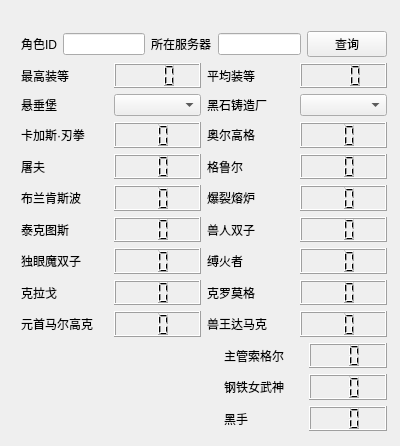
<?xml version="1.0" encoding="UTF-8"?>
<ui version="4.0">
 <class>Widget</class>
 <widget class="QWidget" name="Widget">
  <property name="geometry">
   <rect>
    <x>0</x>
    <y>0</y>
    <width>400</width>
    <height>446</height>
   </rect>
  </property>
  <property name="windowTitle">
   <string>Widget</string>
  </property>
  <widget class="QWidget" name="layoutWidget">
   <property name="geometry">
    <rect>
     <x>10</x>
     <y>20</y>
     <width>388</width>
     <height>422</height>
    </rect>
   </property>
   <layout class="QVBoxLayout" name="verticalLayout">
    <item>
     <layout class="QHBoxLayout" name="horizontalLayout_24">
      <item>
       <layout class="QHBoxLayout" name="horizontalLayout">
        <item>
         <widget class="QLabel" name="label">
          <property name="text">
           <string>角色ID</string>
          </property>
         </widget>
        </item>
        <item>
         <widget class="QLineEdit" name="lineEdit"/>
        </item>
       </layout>
      </item>
      <item>
       <layout class="QHBoxLayout" name="horizontalLayout_2">
        <item>
         <widget class="QLabel" name="label_2">
          <property name="text">
           <string>所在服务器</string>
          </property>
         </widget>
        </item>
        <item>
         <widget class="QLineEdit" name="lineEdit_2"/>
        </item>
        <item>
         <widget class="QPushButton" name="pushButton">
          <property name="text">
           <string>查询</string>
          </property>
         </widget>
        </item>
       </layout>
      </item>
     </layout>
    </item>
    <item>
     <layout class="QHBoxLayout" name="horizontalLayout_25">
      <item>
       <layout class="QHBoxLayout" name="horizontalLayout_3">
        <item>
         <widget class="QLabel" name="label_3">
          <property name="text">
           <string>最高装等</string>
          </property>
         </widget>
        </item>
        <item>
         <widget class="QLCDNumber" name="lcdNumber">
          <property name="digitCount">
           <number>3</number>
          </property>
         </widget>
        </item>
       </layout>
      </item>
      <item>
       <layout class="QHBoxLayout" name="horizontalLayout_4">
        <item>
         <widget class="QLabel" name="label_4">
          <property name="text">
           <string>平均装等</string>
          </property>
         </widget>
        </item>
        <item>
         <widget class="QLCDNumber" name="lcdNumber_2">
          <property name="digitCount">
           <number>3</number>
          </property>
         </widget>
        </item>
       </layout>
      </item>
     </layout>
    </item>
    <item>
     <layout class="QHBoxLayout" name="horizontalLayout_26">
      <item>
       <layout class="QHBoxLayout" name="horizontalLayout_5">
        <item>
         <widget class="QLabel" name="label_5">
          <property name="text">
           <string>悬垂堡</string>
          </property>
         </widget>
        </item>
        <item>
         <widget class="QComboBox" name="comboBox"/>
        </item>
       </layout>
      </item>
      <item>
       <layout class="QHBoxLayout" name="horizontalLayout_6">
        <item>
         <widget class="QLabel" name="label_6">
          <property name="text">
           <string>黑石铸造厂</string>
          </property>
         </widget>
        </item>
        <item>
         <widget class="QComboBox" name="comboBox_2"/>
        </item>
       </layout>
      </item>
     </layout>
    </item>
    <item>
     <layout class="QHBoxLayout" name="horizontalLayout_27">
      <item>
       <layout class="QHBoxLayout" name="horizontalLayout_7">
        <item>
         <widget class="QLabel" name="label_7">
          <property name="text">
           <string>卡加斯·刃拳</string>
          </property>
         </widget>
        </item>
        <item>
         <widget class="QLCDNumber" name="lcdNumber_3">
          <property name="digitCount">
           <number>2</number>
          </property>
         </widget>
        </item>
       </layout>
      </item>
      <item>
       <layout class="QHBoxLayout" name="horizontalLayout_8">
        <item>
         <widget class="QLabel" name="label_13">
          <property name="text">
           <string>奥尔高格</string>
          </property>
         </widget>
        </item>
        <item>
         <widget class="QLCDNumber" name="lcdNumber_10">
          <property name="digitCount">
           <number>2</number>
          </property>
         </widget>
        </item>
       </layout>
      </item>
     </layout>
    </item>
    <item>
     <layout class="QHBoxLayout" name="horizontalLayout_29">
      <item>
       <layout class="QHBoxLayout" name="horizontalLayout_9">
        <item>
         <widget class="QLabel" name="label_8">
          <property name="text">
           <string>屠夫</string>
          </property>
         </widget>
        </item>
        <item>
         <widget class="QLCDNumber" name="lcdNumber_4">
          <property name="digitCount">
           <number>2</number>
          </property>
         </widget>
        </item>
       </layout>
      </item>
      <item>
       <layout class="QHBoxLayout" name="horizontalLayout_10">
        <item>
         <widget class="QLabel" name="label_14">
          <property name="text">
           <string>格鲁尔</string>
          </property>
         </widget>
        </item>
        <item>
         <widget class="QLCDNumber" name="lcdNumber_11">
          <property name="digitCount">
           <number>2</number>
          </property>
         </widget>
        </item>
       </layout>
      </item>
     </layout>
    </item>
    <item>
     <layout class="QHBoxLayout" name="horizontalLayout_30">
      <item>
       <layout class="QHBoxLayout" name="horizontalLayout_11">
        <item>
         <widget class="QLabel" name="label_9">
          <property name="text">
           <string>布兰肯斯波</string>
          </property>
         </widget>
        </item>
        <item>
         <widget class="QLCDNumber" name="lcdNumber_5">
          <property name="digitCount">
           <number>2</number>
          </property>
         </widget>
        </item>
       </layout>
      </item>
      <item>
       <layout class="QHBoxLayout" name="horizontalLayout_12">
        <item>
         <widget class="QLabel" name="label_15">
          <property name="text">
           <string>爆裂熔炉</string>
          </property>
         </widget>
        </item>
        <item>
         <widget class="QLCDNumber" name="lcdNumber_12">
          <property name="digitCount">
           <number>2</number>
          </property>
         </widget>
        </item>
       </layout>
      </item>
     </layout>
    </item>
    <item>
     <layout class="QHBoxLayout" name="horizontalLayout_31">
      <item>
       <layout class="QHBoxLayout" name="horizontalLayout_13">
        <item>
         <widget class="QLabel" name="label_10">
          <property name="text">
           <string>泰克图斯</string>
          </property>
         </widget>
        </item>
        <item>
         <widget class="QLCDNumber" name="lcdNumber_6">
          <property name="digitCount">
           <number>2</number>
          </property>
         </widget>
        </item>
       </layout>
      </item>
      <item>
       <layout class="QHBoxLayout" name="horizontalLayout_14">
        <item>
         <widget class="QLabel" name="label_16">
          <property name="text">
           <string>兽人双子</string>
          </property>
         </widget>
        </item>
        <item>
         <widget class="QLCDNumber" name="lcdNumber_13">
          <property name="digitCount">
           <number>2</number>
          </property>
         </widget>
        </item>
       </layout>
      </item>
     </layout>
    </item>
    <item>
     <layout class="QHBoxLayout" name="horizontalLayout_32">
      <item>
       <layout class="QHBoxLayout" name="horizontalLayout_15">
        <item>
         <widget class="QLabel" name="label_17">
          <property name="text">
           <string>独眼魔双子</string>
          </property>
         </widget>
        </item>
        <item>
         <widget class="QLCDNumber" name="lcdNumber_7">
          <property name="digitCount">
           <number>2</number>
          </property>
         </widget>
        </item>
       </layout>
      </item>
      <item>
       <layout class="QHBoxLayout" name="horizontalLayout_16">
        <item>
         <widget class="QLabel" name="label_18">
          <property name="text">
           <string>缚火者</string>
          </property>
         </widget>
        </item>
        <item>
         <widget class="QLCDNumber" name="lcdNumber_14">
          <property name="digitCount">
           <number>2</number>
          </property>
         </widget>
        </item>
       </layout>
      </item>
     </layout>
    </item>
    <item>
     <layout class="QHBoxLayout" name="horizontalLayout_35">
      <item>
       <layout class="QHBoxLayout" name="horizontalLayout_17">
        <item>
         <widget class="QLabel" name="label_11">
          <property name="text">
           <string>克拉戈</string>
          </property>
         </widget>
        </item>
        <item>
         <widget class="QLCDNumber" name="lcdNumber_8">
          <property name="digitCount">
           <number>2</number>
          </property>
         </widget>
        </item>
       </layout>
      </item>
      <item>
       <layout class="QHBoxLayout" name="horizontalLayout_18">
        <item>
         <widget class="QLabel" name="label_19">
          <property name="text">
           <string>克罗莫格</string>
          </property>
         </widget>
        </item>
        <item>
         <widget class="QLCDNumber" name="lcdNumber_15">
          <property name="digitCount">
           <number>2</number>
          </property>
         </widget>
        </item>
       </layout>
      </item>
     </layout>
    </item>
    <item>
     <layout class="QHBoxLayout" name="horizontalLayout_36">
      <item>
       <layout class="QHBoxLayout" name="horizontalLayout_19">
        <item>
         <widget class="QLabel" name="label_12">
          <property name="text">
           <string>元首马尔高克</string>
          </property>
         </widget>
        </item>
        <item>
         <widget class="QLCDNumber" name="lcdNumber_9">
          <property name="digitCount">
           <number>2</number>
          </property>
         </widget>
        </item>
       </layout>
      </item>
      <item>
       <layout class="QHBoxLayout" name="horizontalLayout_23">
        <item>
         <widget class="QLabel" name="label_23">
          <property name="text">
           <string>兽王达马克</string>
          </property>
         </widget>
        </item>
        <item>
         <widget class="QLCDNumber" name="lcdNumber_16">
          <property name="digitCount">
           <number>2</number>
          </property>
         </widget>
        </item>
       </layout>
      </item>
     </layout>
    </item>
    <item>
     <layout class="QHBoxLayout" name="horizontalLayout_34">
      <item>
       <spacer name="horizontalSpacer_3">
        <property name="orientation">
         <enum>Qt::Horizontal</enum>
        </property>
        <property name="sizeType">
         <enum>QSizePolicy::Fixed</enum>
        </property>
        <property name="sizeHint" stdset="0">
         <size>
          <width>203</width>
          <height>20</height>
         </size>
        </property>
       </spacer>
      </item>
      <item>
       <layout class="QHBoxLayout" name="horizontalLayout_20">
        <item>
         <widget class="QLabel" name="label_20">
          <property name="text">
           <string>主管索格尔</string>
          </property>
         </widget>
        </item>
        <item>
         <widget class="QLCDNumber" name="lcdNumber_17">
          <property name="digitCount">
           <number>2</number>
          </property>
         </widget>
        </item>
       </layout>
      </item>
     </layout>
    </item>
    <item>
     <layout class="QHBoxLayout" name="horizontalLayout_33">
      <item>
       <spacer name="horizontalSpacer_2">
        <property name="orientation">
         <enum>Qt::Horizontal</enum>
        </property>
        <property name="sizeType">
         <enum>QSizePolicy::Fixed</enum>
        </property>
        <property name="sizeHint" stdset="0">
         <size>
          <width>203</width>
          <height>20</height>
         </size>
        </property>
       </spacer>
      </item>
      <item>
       <layout class="QHBoxLayout" name="horizontalLayout_21">
        <item>
         <widget class="QLabel" name="label_21">
          <property name="text">
           <string>钢铁女武神</string>
          </property>
         </widget>
        </item>
        <item>
         <widget class="QLCDNumber" name="lcdNumber_18">
          <property name="digitCount">
           <number>2</number>
          </property>
         </widget>
        </item>
       </layout>
      </item>
     </layout>
    </item>
    <item>
     <layout class="QHBoxLayout" name="horizontalLayout_28">
      <item>
       <spacer name="horizontalSpacer">
        <property name="orientation">
         <enum>Qt::Horizontal</enum>
        </property>
        <property name="sizeType">
         <enum>QSizePolicy::Fixed</enum>
        </property>
        <property name="sizeHint" stdset="0">
         <size>
          <width>203</width>
          <height>20</height>
         </size>
        </property>
       </spacer>
      </item>
      <item>
       <layout class="QHBoxLayout" name="horizontalLayout_22">
        <item>
         <widget class="QLabel" name="label_22">
          <property name="text">
           <string>黑手</string>
          </property>
         </widget>
        </item>
        <item>
         <widget class="QLCDNumber" name="lcdNumber_19">
          <property name="digitCount">
           <number>2</number>
          </property>
         </widget>
        </item>
       </layout>
      </item>
     </layout>
    </item>
   </layout>
  </widget>
 </widget>
 <layoutdefault spacing="6" margin="11"/>
 <resources/>
 <connections/>
</ui>
